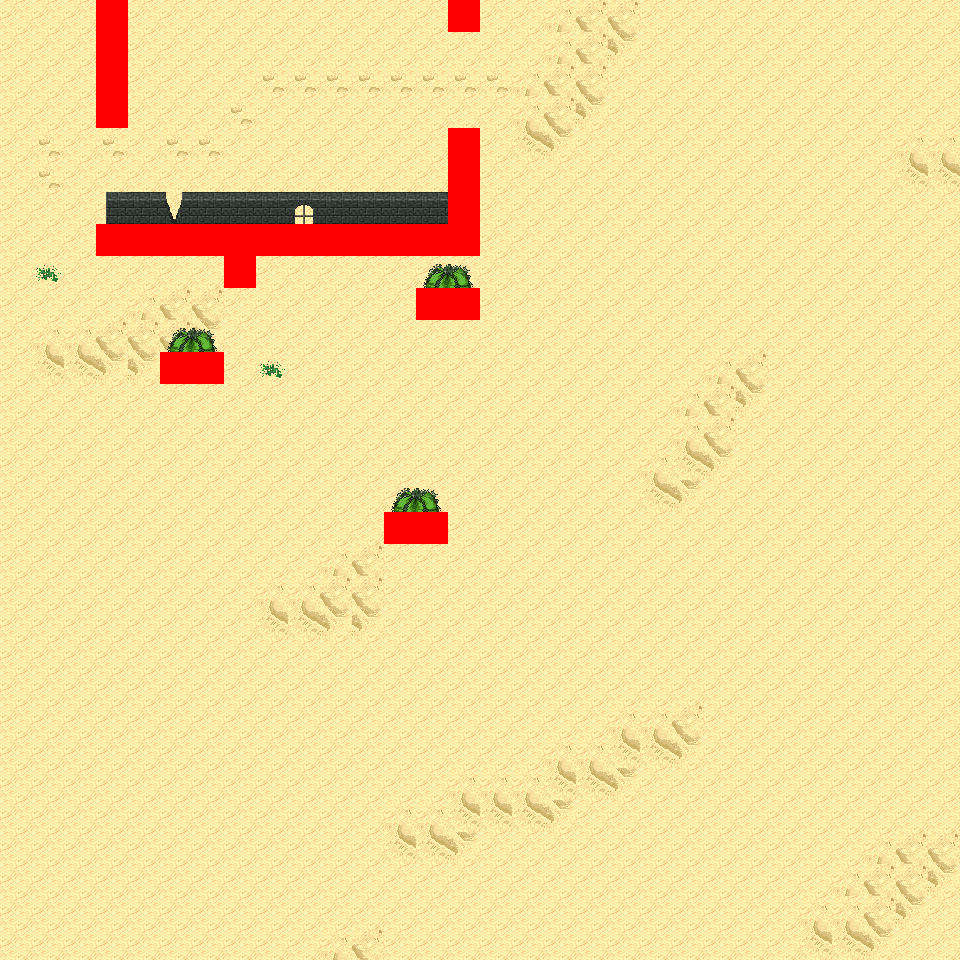

Tiled map render using the project's own tile images. Description and the map definition, with tile-layer contents summarised, below:
An orthogonal 30x30 tile map with 32x32 px tiles, 6 tile layers (Ground, Object, Object2, Above, ...), 16 tilesets and 6 objects (6x mapExit).

<map version="1.0" orientation="orthogonal" renderorder="right-down" width="30" height="30" tilewidth="32" tileheight="32" nextobjectid="7">
  <tileset firstgid="1" name="tileset_logic_collision" tilewidth="32" tileheight="32" tilecount="1" columns="1">
    <image source="../drawable/tileset_logic_collision.png" width="32" height="32" />
  </tileset>
  <tileset firstgid="2" name="tileset_ground_ground" tilewidth="32" tileheight="32" tilecount="33" columns="3">
    <image source="../drawable/tileset_ground_ground.png" width="96" height="352" />
  </tileset>
  <tileset firstgid="35" name="tileset_terrain_desert" tilewidth="32" tileheight="32" tilecount="88" columns="8">
    <image source="../drawable/tileset_terrain_desert.png" width="256" height="352" />
  </tileset>
  <tileset firstgid="123" name="tileset_ground_sand_edges" tilewidth="32" tileheight="32" tilecount="15" columns="5">
    <image source="../drawable/tileset_ground_sand_edges.png" width="160" height="96" />
  </tileset>
  <tileset firstgid="138" name="tileset_ground_sand_2" tilewidth="32" tileheight="32" tilecount="15" columns="5">
    <image source="../drawable/tileset_ground_sand_2.png" width="160" height="96" />
  </tileset>
  <tileset firstgid="153" name="tileset_building_stone_ruins" tilewidth="32" tileheight="32" tilecount="72" columns="6">
    <image source="../drawable/tileset_building_stone_ruins.png" width="192" height="384" />
  </tileset>
  <tileset firstgid="225" name="tileset_item_statue_blackened_column" tilewidth="32" tileheight="32" tilecount="4" columns="1">
    <image source="../drawable/tileset_item_statue_blackened_column.png" width="32" height="128" />
  </tileset>
  <tileset firstgid="229" name="tileset_item_statue_skull_carving" tilewidth="32" tileheight="32" tilecount="4" columns="2">
    <image source="../drawable/tileset_item_statue_skull_carving.png" width="64" height="64" />
  </tileset>
  <tileset firstgid="233" name="tileset_item_statue_skullpedestal" tilewidth="32" tileheight="32" tilecount="2" columns="1">
    <image source="../drawable/tileset_item_statue_skullpedestal.png" width="32" height="64" />
  </tileset>
  <tileset firstgid="235" name="tileset_plant_tree_banana_tree" tilewidth="32" tileheight="32" tilecount="40" columns="4">
    <image source="../drawable/tileset_plant_tree_banana_tree.png" width="128" height="320" />
  </tileset>
  <tileset firstgid="275" name="tileset_plant_tree_palm_tree" tilewidth="32" tileheight="32" tilecount="6" columns="2">
    <image source="../drawable/tileset_plant_tree_palm_tree.png" width="64" height="96" />
  </tileset>
  <tileset firstgid="281" name="tileset_plant_tree_palm_trees" tilewidth="32" tileheight="32" tilecount="40" columns="4">
    <image source="../drawable/tileset_plant_tree_palm_trees.png" width="128" height="320" />
  </tileset>
  <tileset firstgid="321" name="tileset_plant_bush_large_green" tilewidth="32" tileheight="32" tilecount="9" columns="3">
    <image source="../drawable/tileset_plant_bush_large_green.png" width="96" height="96" />
  </tileset>
  <tileset firstgid="330" name="tileset_plant_cactus" tilewidth="32" tileheight="32" tilecount="2" columns="1">
    <image source="../drawable/tileset_plant_cactus.png" width="32" height="64" />
  </tileset>
  <tileset firstgid="332" name="tileset_plant_lily_pads" tilewidth="32" tileheight="32" tilecount="2" columns="1">
    <image source="../drawable/tileset_plant_lily_pads.png" width="32" height="64" />
  </tileset>
  <tileset firstgid="334" name="tileset_plant_round_cactuses" tilewidth="32" tileheight="32" tilecount="20" columns="10">
    <image source="../drawable/tileset_plant_round_cactuses.png" width="320" height="64" />
  </tileset>
  <layer name="Ground" width="30" height="30">
    <data>[900 cells, 900 non-empty, 7 distinct tile ids]</data>
  </layer>
  <layer name="Object" width="30" height="30">
    <data>[900 cells, 26 non-empty, 11 distinct tile ids]</data>
  </layer>
  <layer name="Object2" width="30" height="30">
    <data>[900 cells, 1 non-empty, 1 distinct tile ids]</data>
  </layer>
  <layer name="Above" width="30" height="30">
    <data>[900 cells, 18 non-empty, 7 distinct tile ids]</data>
  </layer>
  <layer name="Above2" width="30" height="30">
    <data>[900 cells, 0 non-empty, 0 distinct tile ids]</data>
  </layer>
  <layer name="Walkable" width="30" height="30">
    <data>[900 cells, 27 non-empty, 1 distinct tile ids]</data>
  </layer>
  <objectgroup name="MapEvents">
    <object id="1" name="north" type="mapExit" x="0" y="0" width="96" height="32">
      <properties>
        <property name="map" value="level_0_x37_y130" />
        <property name="x" value="0" />
        <property name="y" value="28" />
      </properties>
    </object>
    <object id="2" name="north2" type="mapExit" x="128" y="0" width="320" height="32">
      <properties>
        <property name="map" value="level_0_x37_y130" />
        <property name="x" value="4" />
        <property name="y" value="28" />
      </properties>
    </object>
    <object id="3" name="north3" type="mapExit" x="480" y="0" width="480" height="32">
      <properties>
        <property name="map" value="level_0_x37_y130" />
        <property name="x" value="15" />
        <property name="y" value="28" />
      </properties>
    </object>
    <object id="4" name="south" type="mapExit" x="0" y="928" width="960" height="32">
      <properties>
        <property name="map" value="level_0_x37_y132" />
        <property name="x" value="0" />
        <property name="y" value="1" />
      </properties>
    </object>
    <object id="5" name="west" type="mapExit" x="0" y="0" width="32" height="960">
      <properties>
        <property name="map" value="level_0_x36_y131" />
        <property name="x" value="28" />
        <property name="y" value="0" />
      </properties>
    </object>
    <object id="6" name="east" type="mapExit" x="928" y="0" width="32" height="960">
      <properties>
        <property name="map" value="level_0_x38_y131" />
        <property name="x" value="1" />
        <property name="y" value="0" />
      </properties>
    </object>
  </objectgroup>
</map>
